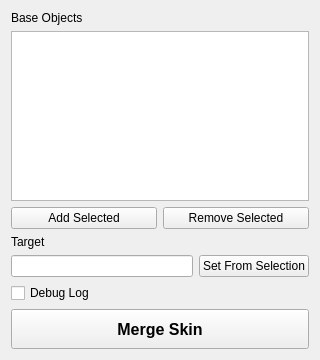
<?xml version="1.0" encoding="UTF-8"?>
<ui version="4.0">
 <class>Form</class>
 <widget class="QWidget" name="Form">
  <property name="geometry">
   <rect>
    <x>0</x>
    <y>0</y>
    <width>320</width>
    <height>360</height>
   </rect>
  </property>
  <property name="windowTitle">
   <string>Form</string>
  </property>
  <layout class="QVBoxLayout" name="verticalLayout">
   <item>
    <widget class="QLabel" name="label_base_objects">
     <property name="text">
      <string>Base Objects</string>
     </property>
    </widget>
   </item>
   <item>
    <widget class="QListWidget" name="listWidget_base_objects">
     <property name="selectionMode">
      <enum>QAbstractItemView::ExtendedSelection</enum>
     </property>
    </widget>
   </item>
   <item>
    <layout class="QHBoxLayout" name="horizontalLayout_base_buttons">
     <item>
      <widget class="QPushButton" name="pushButton_add_base">
       <property name="text">
        <string>Add Selected</string>
       </property>
      </widget>
     </item>
     <item>
      <widget class="QPushButton" name="pushButton_remove_base">
       <property name="text">
        <string>Remove Selected</string>
       </property>
      </widget>
     </item>
    </layout>
   </item>
   <item>
    <widget class="QLabel" name="label_target">
     <property name="text">
      <string>Target</string>
     </property>
    </widget>
   </item>
   <item>
    <layout class="QHBoxLayout" name="horizontalLayout_target">
     <item>
      <widget class="QLineEdit" name="lineEdit_target">
       <property name="readOnly">
        <bool>true</bool>
       </property>
      </widget>
     </item>
     <item>
      <widget class="QPushButton" name="pushButton_set_target">
       <property name="text">
        <string>Set From Selection</string>
       </property>
      </widget>
     </item>
    </layout>
   </item>
   <item>
    <widget class="QCheckBox" name="checkBox_debug_log">
     <property name="text">
      <string>Debug Log</string>
     </property>
    </widget>
   </item>
   <item>
    <widget class="QPushButton" name="pushButton_merge_skin">
     <property name="minimumSize">
      <size>
       <width>0</width>
       <height>40</height>
      </size>
     </property>
     <property name="font">
      <font>
       <pointsize>12</pointsize>
       <weight>75</weight>
       <bold>true</bold>
      </font>
     </property>
     <property name="text">
      <string>Merge Skin</string>
     </property>
    </widget>
   </item>
  </layout>
 </widget>
 <resources/>
 <connections/>
</ui>
